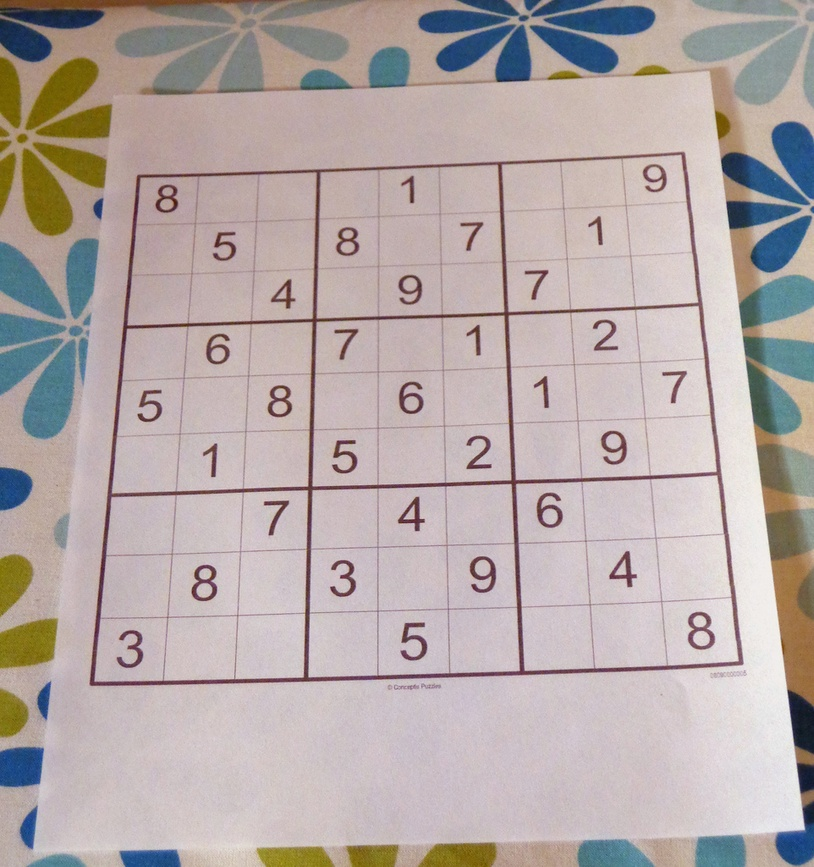
#> input picture resource/sudoku.jpg, 814 x 867 px, shrunk from 962 x 1024 before the run
$ jupyter execute Gradient.ipynb   (shell and % lines are left out)   (older library calls are emulated)
#> lines starting #> are read from the running program, lines starting #| are printed output that depends on the picture; after the words box and inside, x2 and y2 are one past the last pixel; in counts of white or black regions, pixels touching at a corner belong together
[cell 1]
import cv2
import numpy as np
import matplotlib.pyplot as plt

[cell 2]
## This

[cell 3]
def display_img(img):
    fig = plt.figure(figsize=(8,6))
#     fig = plt.figure(figsize=(12,10))
    ax = fig.add_subplot(111)
    ax.imshow(img, cmap='gray')

[cell 4]
sudoko_img = cv2.imread('../../../resource/sudoku.jpg', 0)
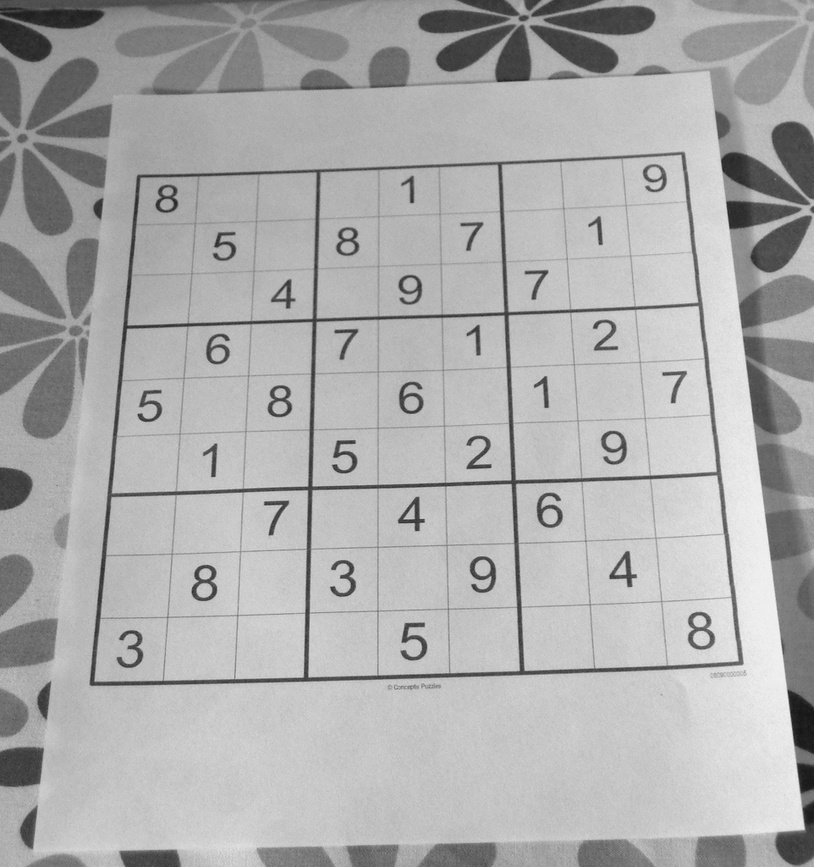
#> sudoko_img: shape (867, 814); min 19, max 246, mean 172.7
display_img(sudoko_img)

[cell 5]
sobel_x = cv2.Sobel(sudoko_img, cv2.CV_64F,1,0, ksize=5)
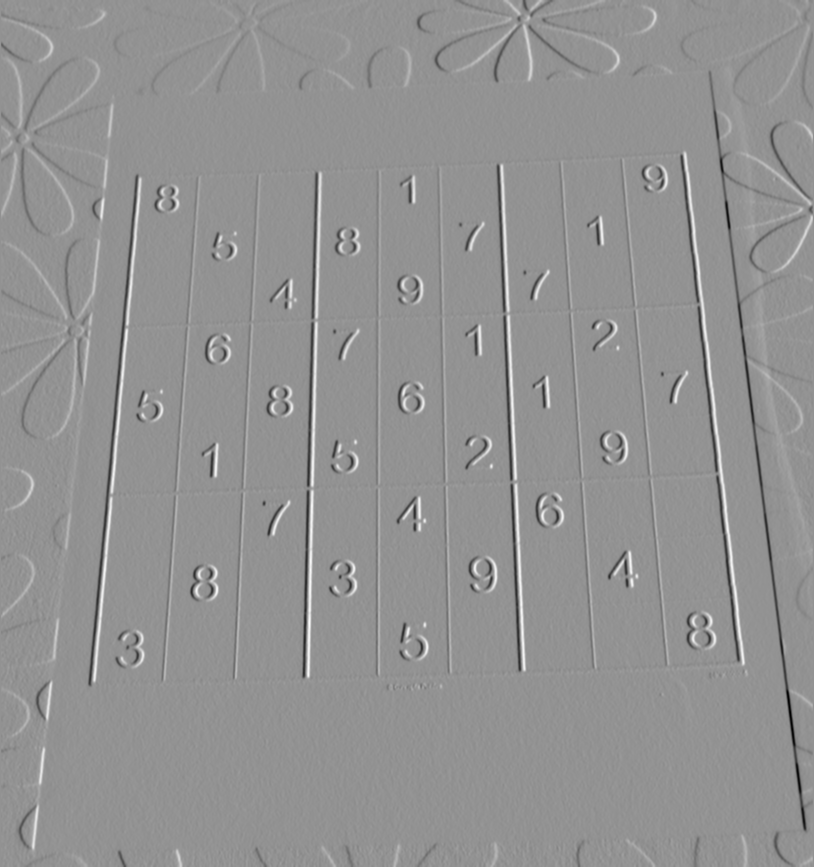
#> sobel_x: shape (867, 814) float64; min -9131, max 6741, mean 1; drawn with min black and max white
display_img(sobel_x)

[cell 6]
sobel_y = cv2.Sobel(sudoko_img, cv2.CV_64F,0,1, ksize=5)
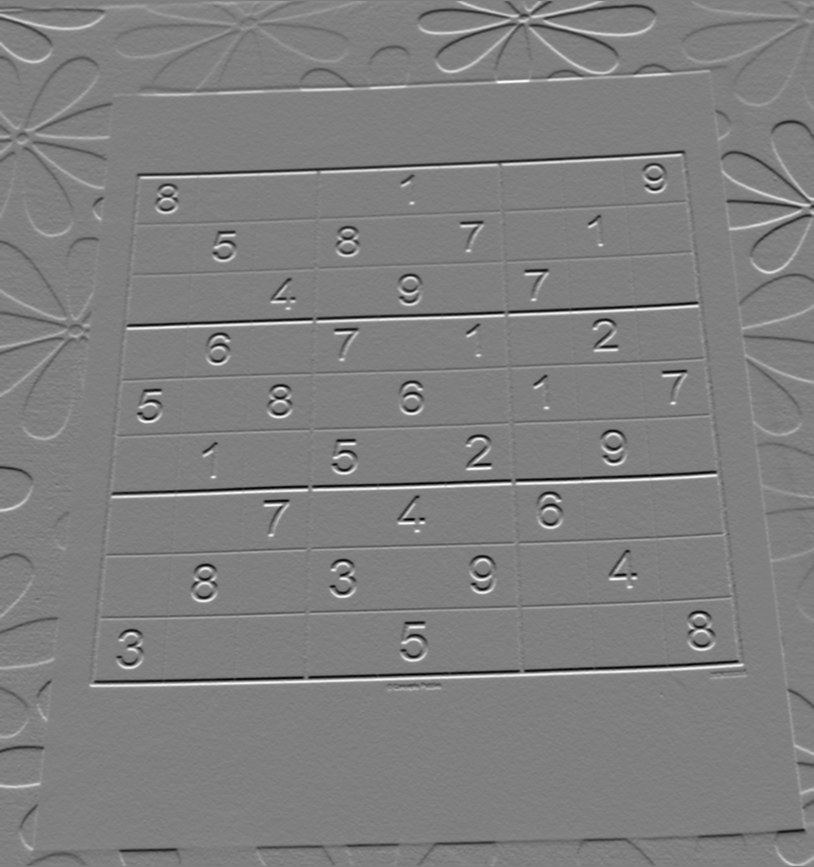
#> sobel_y: shape (867, 814) float64; min -6572, max 6541, mean 4; drawn with min black and max white
display_img(sobel_y)

[cell 7]
laplace_img = cv2.Laplacian(sudoko_img, cv2.CV_64F)
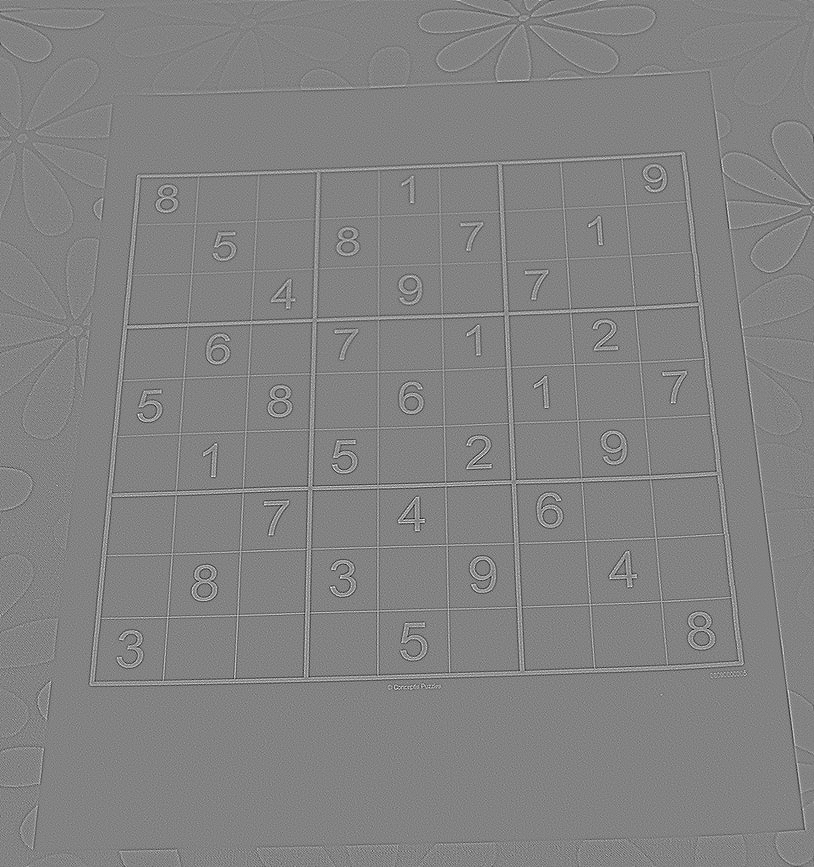
#> laplace_img: shape (867, 814) float64; min -197, max 187, mean 0; drawn with min black and max white
laplace_img.min()
laplace_img.max()
display_img(laplace_img)

[cell 8]
blended = cv2.addWeighted(src1=laplace_img,
                          alpha=0.5,
                          src2=sobel_y,
                          beta=0.5,
                          gamma=100)
display_img(blended)

[cell 9]
ret, th1 = cv2.threshold(sudoko_img, 100, 255, cv2.THRESH_BINARY)
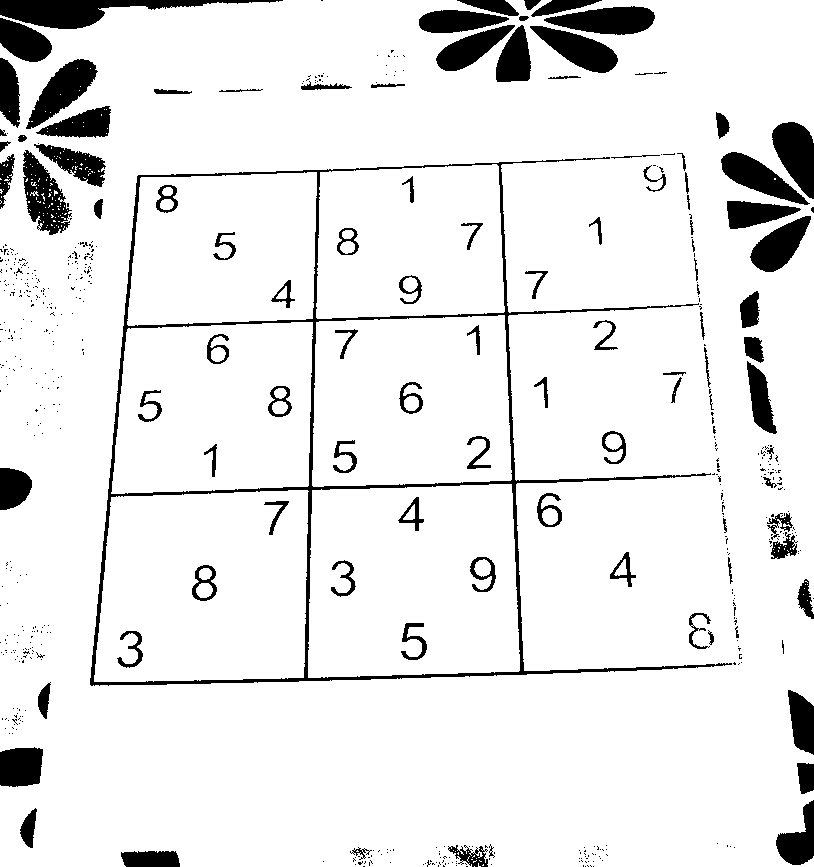
#> th1: shape (867, 814); 91.1% white; 601 black regions (501 under 20 px), largest, box (x1, y1, x2, y2) and area: (90, 157, 732, 686) 11112, (0, 0, 283, 29) 3417, (26, 59, 98, 129) 2199
display_img(th1)

[cell 10]
kernel = np.ones((4,4), dtype=np.uint8)
gradient = cv2.morphologyEx(blended, cv2.MORPH_GRADIENT, kernel)
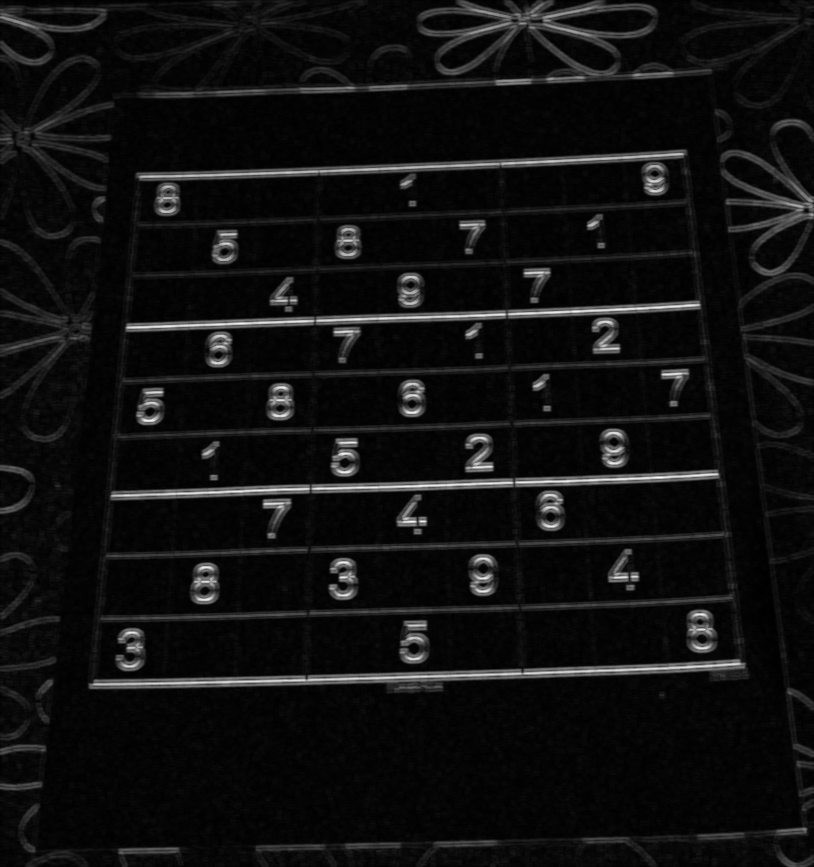
#> gradient: shape (867, 814) float64; min 16, max 6349.5, mean 429.4; drawn with min black and max white
display_img(gradient)

$ run again, with resource/Nadia_Murad.jpg copied over resource/sudoku.jpg
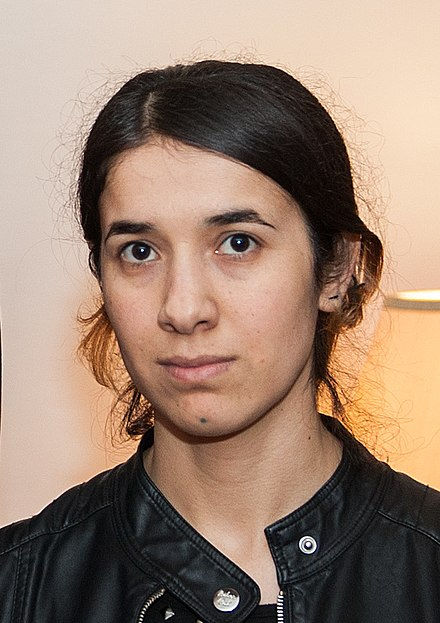
#> input picture resource/Nadia_Murad.jpg, 440 x 623 px
#> `ret, th1 = cv2.threshold(sudoko_img, 100, 255, cv2.THRESH_BINARY)`:
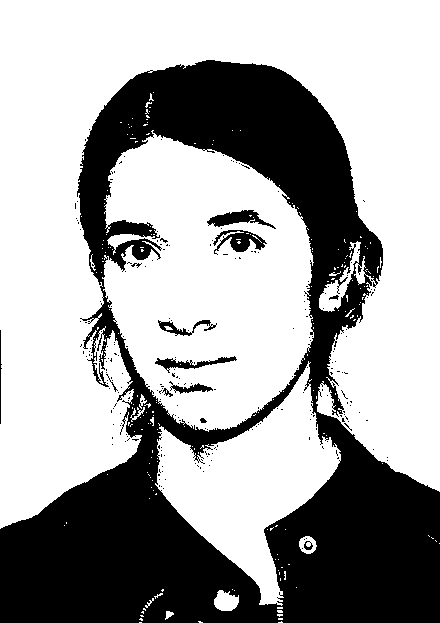
#> th1: shape (623, 440); 64.6% white; 235 black regions (222 under 20 px), largest, box (x1, y1, x2, y2) and area: (0, 60, 440, 623) 94246, (213, 230, 267, 255) 608, (207, 210, 276, 229) 576
#> `gradient = cv2.morphologyEx(blended, cv2.MORPH_GRADIENT, kernel)`:
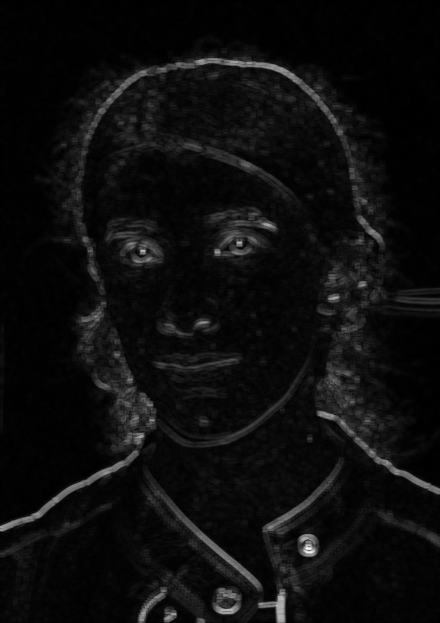
#> gradient: shape (623, 440) float64; min 0, max 9982.5, mean 541.3; drawn with min black and max white
